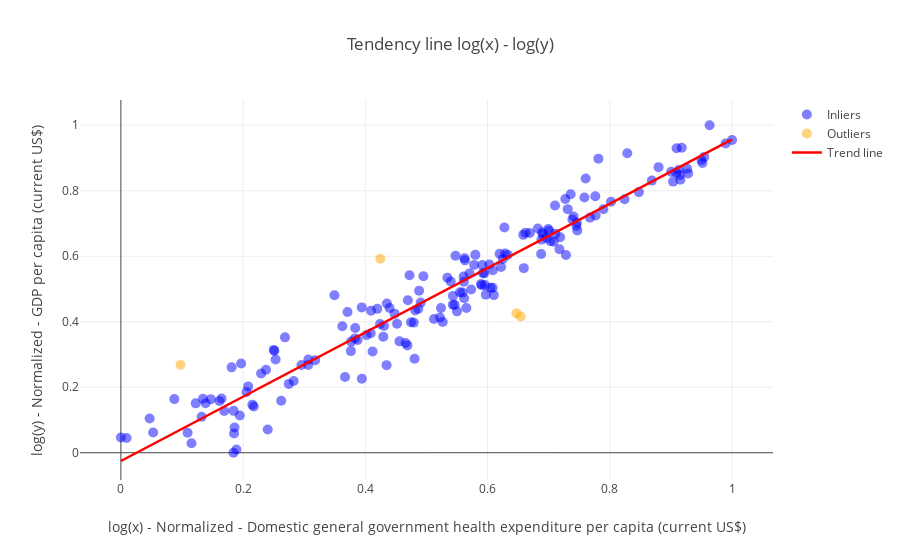

Write notebook code for a chart like this one.
### Code cell
scatter(data, ['Domestic general government health expenditure per capita (current US$)',
               'GDP per capita (current US$)'], [2015, 2017])

### Figure 1 — Plotly figure (JSON) as saved in the notebook; plotly's stock layout.template omitted (floating-point values rounded to 4 significant figures; data arrays with more than 128 entries replaced by an {"elided": "..."} marker saying what was removed)
{"data": [{"marker": {"color": "blue", "opacity": 0.5, "size": 10}, "mode": "markers", "name": "Inliers", "text": {"elided": "175 str values"}, "type": "scatter", "uid": "0acb2130-e123-4023-b81e-1ea12ae883aa", "x": {"elided": "175 float values"}, "y": {"elided": "175 float values"}}, {"marker": {"color": "orange", "opacity": 0.5, "size": 10}, "mode": "markers", "name": "Outliers", "text": ["Bangladesh", "Equatorial Guinea", "Marshall Islands", "Tuvalu"], "type": "scatter", "uid": "0736072f-0cc5-4c8c-9334-ad349fe17521", "x": [0.09758, 0.4244, 0.6471, 0.6541], "y": [0.2689, 0.5924, 0.4256, 0.416]}, {"line": {"color": "red", "width": 2.5}, "mode": "lines", "name": "Trend line", "type": "scatter", "uid": "56ed0b76-c43b-44de-aea1-096e253d2cb4", "x": [0, 1.0], "y": [-0.02523, 0.9569]}], "layout": {"title": "Tendency line log(x) - log(y)", "xaxis": {"title": "log(x) - Normalized - Domestic general government health expenditure per capita (current US$)"}, "yaxis": {"title": "log(y) - Normalized - GDP per capita (current US$)"}}}
